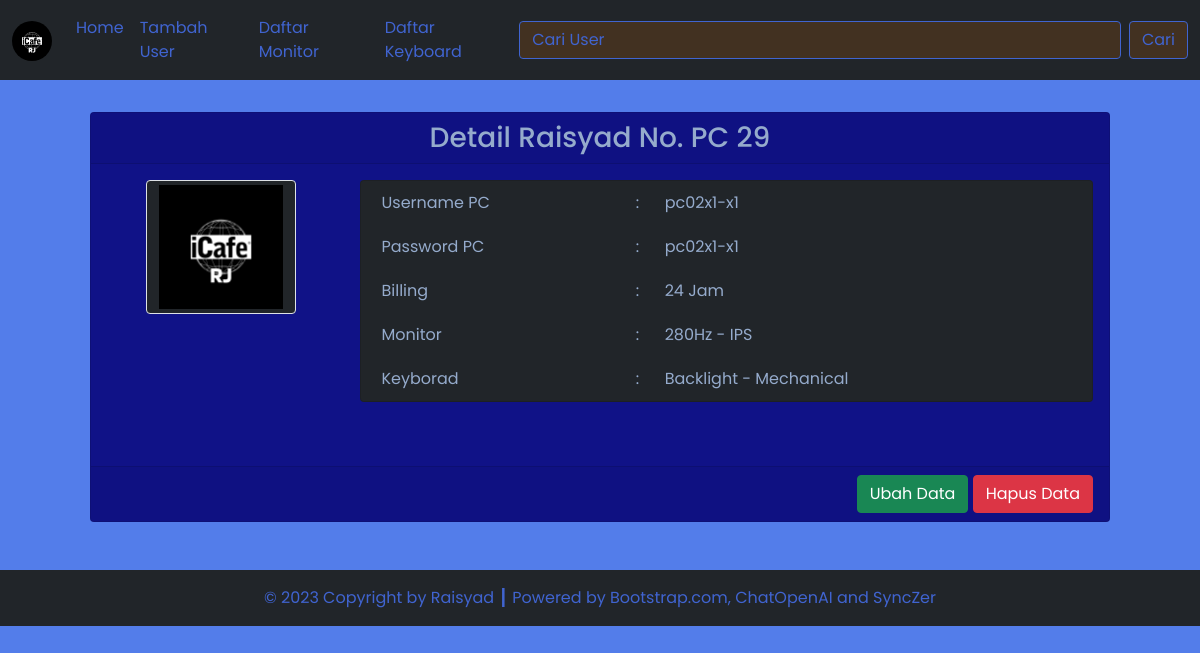
/source_code/detail.php?id=8, run on the app's committed database.
### tables this page shows
CREATE TABLE `user` (
  `user_id` int(11) NOT NULL,
  `username_pc` varchar(255) NOT NULL,
  `password_pc` varchar(255) NOT NULL,
  `user_name` varchar(255) NOT NULL,
  `user_pict` varchar(255) NOT NULL,
  `billing` varchar(255) NOT NULL,
  `no_pc` varchar(255) NOT NULL,
  `monitor_id` int(11) NOT NULL,
  `keyboard_id` int(11) NOT NULL
);

CREATE TABLE `monitor` (
  `monitor_id` int(11) NOT NULL,
  `monitor_spesification` varchar(255) NOT NULL
);

CREATE TABLE `keyboard` (
  `keyboard_id` int(11) NOT NULL,
  `keyboard_spesification` varchar(255) NOT NULL
);

### source_code/config/db.php (called while the page is built)
<?php
$DB_HOST = "localhost";
$DB_USERNAME = "root";
$DB_PASSWORD = "";
$DB_NAME = "db_dpbo_tp3";

### source_code/classes/DB.php (called while the page is built, shortened)
<?php
class DB
{
    private $hostname;
    private $username;
    private $password;
    private $dbname;
    private $conn;
    private $result;
    function __construct($hostname, $username, $password, $dbname)
    {
        $this->hostname = $hostname;
        $this->username = $username;
        $this->password = $password;
        $this->dbname = $dbname;
    }
    function open()
    {
        $this->conn = mysqli_connect($this->hostname, $this->username, $this->password, $this->dbname);
    }
    function execute($query)
    {
        $this->result = mysqli_query($this->conn, $query);
    }
    function getResult()
    {
        return mysqli_fetch_array($this->result);
    }
}

### source_code/classes/Users.php (called while the page is built, shortened)
<?php
include('config/db.php');
class Users extends DB
{
    function getUsersById($id)
    {
        $query = "SELECT * FROM user JOIN monitor ON user.monitor_id=monitor.monitor_id JOIN keyboard ON user.keyboard_id=keyboard.keyboard_id WHERE user_id=$id";
        return $this->execute($query);
    }
}

### source_code/detail.php (the view, shortened to what this page needs)
<?php
include('config/db.php');
include('classes/DB.php');
include('classes/Keyboard.php');
include('classes/Users.php');
$users = new Users($DB_HOST, $DB_USERNAME, $DB_PASSWORD, $DB_NAME);
$users->open();
$data = nulL;
if (isset($_GET['id'])) {
    $id = $_GET['id'];
    if ($id > 0) {
        $users->getUsersById($id);
        $row = $users->getResult();
        $data .= '<div class="card-header text-center">
        <h3 class="my-0">Detail ' . $row['user_name'] . ' No. PC ' . $row['no_pc'] .'</h3>
        </div>
        <div class="card-body text-end">
            <div class="row mb-5">
                <div class="col-3">
                    <div class="row justify-content-center">
                        <img src="assets/images/' . $row['user_pict'] . '" class="img-thumbnail bg-dark" alt="' . $row['user_pict'] . '" width="60">
                        </div>
                    </div>
                    <div class="col-9">
                        <div class="card bg-dark px-3">
                            <table border="0" class="text-start">
                                <tr>
                                    <td>Username PC</td>
                                    <td>:</td>
                                    <td>' . $row['username_pc'] . '</td>
                                </tr>
                                <tr>
                                    <td>Password PC</td>
                                    <td>:</td>
                                    <td>' . $row['password_pc'] . '</td>
                                </tr>
                                <tr>
                                    <td>Billing</td>
                                    <td>:</td>
                                    <td>' . $row['billing'] . '</td>
                                </tr>
                                <tr>
                                    <td>Monitor</td>
                                    <td>:</td>
                                    <td>' . $row['monitor_spesification'] . '</td>
                                </tr>
                                <tr>
                                    <td>Keyborad</td>
                                    <td>:</td>
                                    <td>' . $row['keyboard_spesification'] . '</td>
                                </tr>
                            </table>
                        </div>
                    </div>
                </div>
            </div>
            <div class="card-footer text-end">
                <a href="form.php?edit=' . $row['user_id'] .'"><button type="button" class="btn btn-success text-white">Ubah Data</button></a>
                <a href="detail.php?del=' . $row['user_id'] . '"><button type="button" class="btn btn-danger">Hapus Data</button></a>
            </div>';
    }
}

### data on the page
user: user_name "Raisyad", no_pc "29", user_pict (picture), username_pc "pc02x1-x1", password_pc "pc02x1-x1", billing "24 Jam", monitor.monitor_spesification "280Hz - IPS", keyboard.keyboard_spesification "Backlight - Mechanical"
